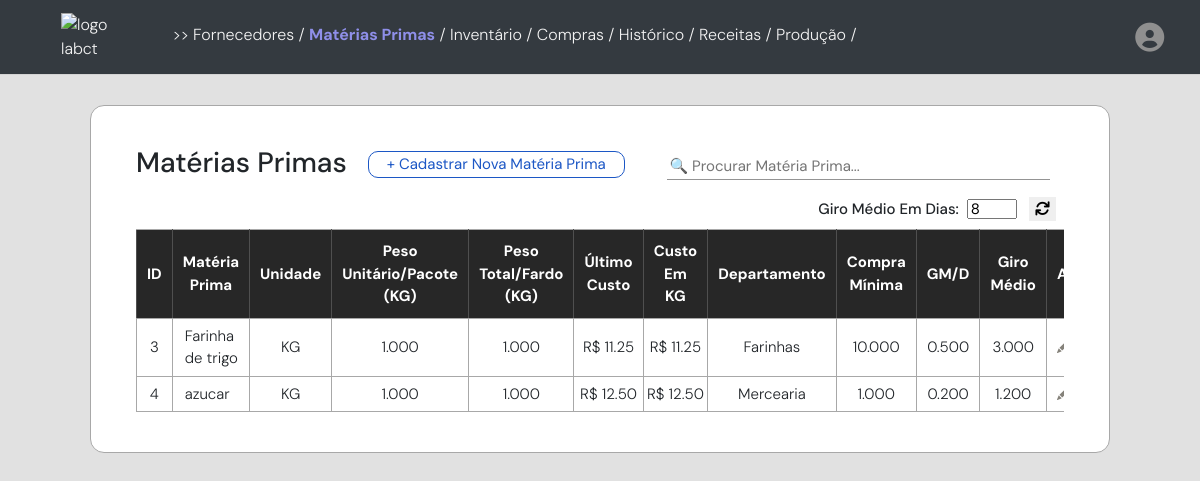
Before: /materiasprimas (signed in) with the older database file.
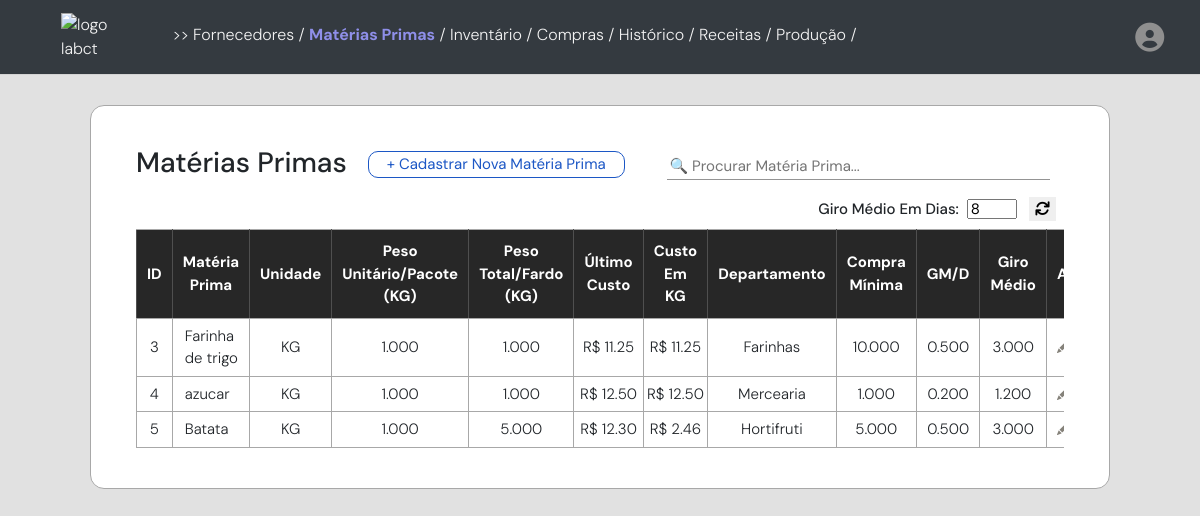
After: the same page with the newer database file.
### models/materiasprimas_model.py (models this page shows, shortened)
class MateriasPrimas(db.Model):
    __tablename__ = "materiasprimas"
    __table_args__ = {"extend_existing": True}
    id_mp = db.Column(db.Integer, primary_key=True, autoincrement=True)
    nome_mp = db.Column(db.String(75))
    unidade_mp = db.Column(db.Enum('KG', 'UN'))
    pesounitario_mp = db.Column(db.Numeric(10, 3))
    pesototal_mp = db.Column(db.Numeric(10, 3))
    custo_mp = db.Column(db.Numeric(10, 2))
    custoemkg_mp = db.Column(db.Numeric(10, 2))
    departamento_mp = db.Column(db.Enum('Carnes', 'Farinhas', 'Hortifruti', 'Mercearia', 'Misturas', 'Ovos', 'Queijos'))
    pedidomin_mp = db.Column(db.Numeric(10,3))
    gastomedio_mp = db.Column(db.Numeric(10, 3))
    gms_mp = db.Column(db.Numeric(10, 3))
    user_id = db.Column(db.Integer, db.ForeignKey('usuarios.id'), nullable=False)
    estoque = db.relationship("Estoque", back_populates="materias_primas")
    usuarios = db.relationship("Usuarios", back_populates="materias_primas")
    inventariodados = db.relationship("InventarioDados", back_populates="materias_primas")
    receitasmateriasprimas = db.relationship("ReceitaMateriasPrimas", back_populates="materias_primas")
    producdados = db.relationship("ProducDados", back_populates="materias_primas")

### app.py (the view, shortened to what this page needs)
@app.route('/materiasprimas', methods=['GET', 'POST'])
@login_required
def materiasPrimas():
    config = Config.query.filter_by(user_id=current_user.id).first()
    giromedio = config.giro_medio if config else 6
    print(giromedio)
    cost_per_unit = 2
    materiasprimas = MateriasPrimas.query.filter_by(user_id=current_user.id).all()
    materiaprima_schema = MateriasPrimasSchema(many=True)
    serialized_data_mp = materiaprima_schema.dump(materiasprimas)
    config = Config.query.first()
    if config:
        giro_medio = config.giro_medio
    else:
        giro_medio = 6
    return render_template('materiasprimas.html', materiasprimas = serialized_data_mp, giromedio=giro_medio)

### app.py (called while the page is built)
@login_manager.user_loader
def user_loader(user_id):
    return Usuarios.query.get(int(user_id))

### templates/materiasprimas.html (shortened to what the changed rows need)
{% extends "base.html" %}
{% block content %}
<body>
    <div class="container">
        <div class="tabela">
            <div class="table-responsive">
                <table id="materiasprimasTable">
                    <thead>
                        <tr>
                            <th class="hide" onclick="toggleSort(0)" style="width: 2%;">ID</th>
                            <th onclick="toggleSort(1)" style="width: 21%;">Matéria Prima</th>
                            <th class="hide" onclick="toggleSort(2)">Unidade</th>
                            <th class="hide" onclick="toggleSort(3)">Peso Unitário/Pacote (KG)</th>
                            <th class="hide" onclick="toggleSort(4)">Peso Total/Fardo (KG)</th>
                            <th class="hide" onclick="toggleSort(5)">Último Custo</th>
                            <th class="hide" onclick="toggleSort(6)">Custo Em KG</th>
                            <th onclick="toggleSort(7)">Departamento</th>
                            <th class="hide" onclick="toggleSort(8)">Compra Mínima</th>
                            <th class="hide" onclick="toggleSort(9)">GM/D</th>
                            <th class="hide" onclick="toggleSort(10)">Giro Médio</th>
                            <th>Ação</th>
                        </tr>
                    </thead>
                    <tbody>
                        {% for materiaprima in materiasprimas %}
                        <tr>
                            <td class="hide">{{ materiaprima.id_mp }}</td>
                            <td class="tdmp">{{ materiaprima.nome_mp }}</td>
                            <td class="hide">{{ materiaprima.unidade_mp }}</td>
                            <td class="hide"> {{ materiaprima.pesounitario_mp }}</td>
                            <td class="hide">{{ materiaprima.pesototal_mp}}</td>
                            <td class="hide"> R$ {{ materiaprima.custo_mp}}</td>
                            <td class="hide"> R$ {{ materiaprima.custoemkg_mp }}</td>
                            <td>{{ materiaprima.departamento_mp}}</td>
                            <td class="hide">{{ materiaprima.pedidomin_mp}}</td>
                            <td class="hide">{{ materiaprima.gastomedio_mp}}</td>
                            <td class="hide">{{ materiaprima.gms_mp}}</td>
                            <td>
                                <div class="actionButtons">
                                    <svg xmlns="http://www.w3.org/2000/svg" width="12" height="12" fill="#85827a"
                                        class="bi bi-pencil-fill" viewBox="0 0 16 16" type="button" style="margin: 2px;"
                                        data-toggle="modal" data-target="#editModal{{ materiaprima.id_mp }}">
                                        <path
                                            d="M12.854.146a.5.5 0 0 0-.707 0L10.5 1.793 14.207 5.5l1.647-1.646a.5.5 0 0 0 0-.708zm.646 6.061L9.793 2.5 3.293 9H3.5a.5.5 0 0 1 .5.5v.5h.5a.5.5 0 0 1 .5.5v.5h.5a.5.5 0 0 1 .5.5v.5h.5a.5.5 0 0 1 .5.5v.207zm-7.468 7.468A.5.5 0 0 1 6 13.5V13h-.5a.5.5 0 0 1-.5-.5V12h-.5a.5.5 0 0 1-.5-.5V11h-.5a.5.5 0 0 1-.5-.5V10h-.5a.5.5 0 0 1-.175-.032l-.179.178a.5.5 0 0 0-.11.168l-2 5a.5.5 0 0 0 .65.65l5-2a.5.5 0 0 0 .168-.11z" />
                                    </svg>
                                </div>
                            </td>
                        </tr>
                        {% endfor %}
                    </tbody>
                </table>
            </div>
        </div>
    </div>
</body>
{% endblock %}

Changed rows visible on the page:
added MateriasPrimas: id_mp "5", nome_mp "Batata", unidade_mp "KG", pesounitario_mp "1.000", pesototal_mp "5.000", custo_mp "12.30", custoemkg_mp "2.46", departamento_mp "Hortifruti", pedidomin_mp "5.000", gastomedio_mp "0.500", gms_mp "3.000"
